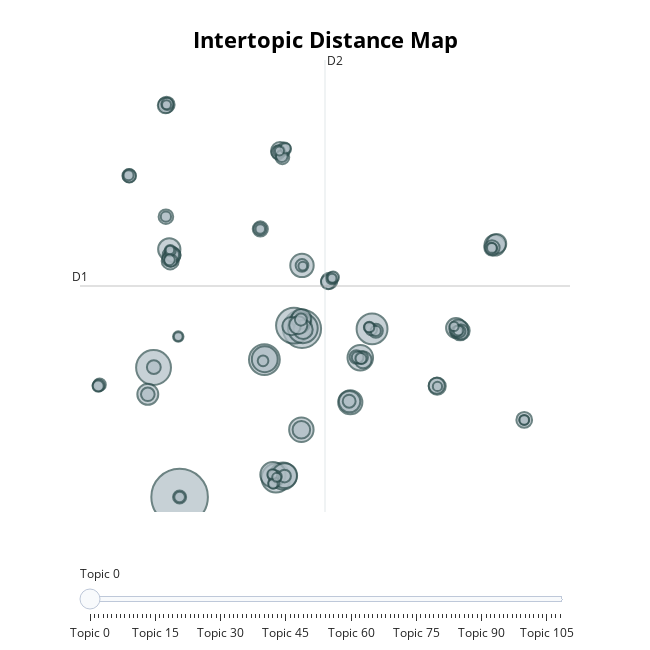

This figure's notebook cell:
### Code cell
# Topics visualization
topic_model.visualize_topics()
